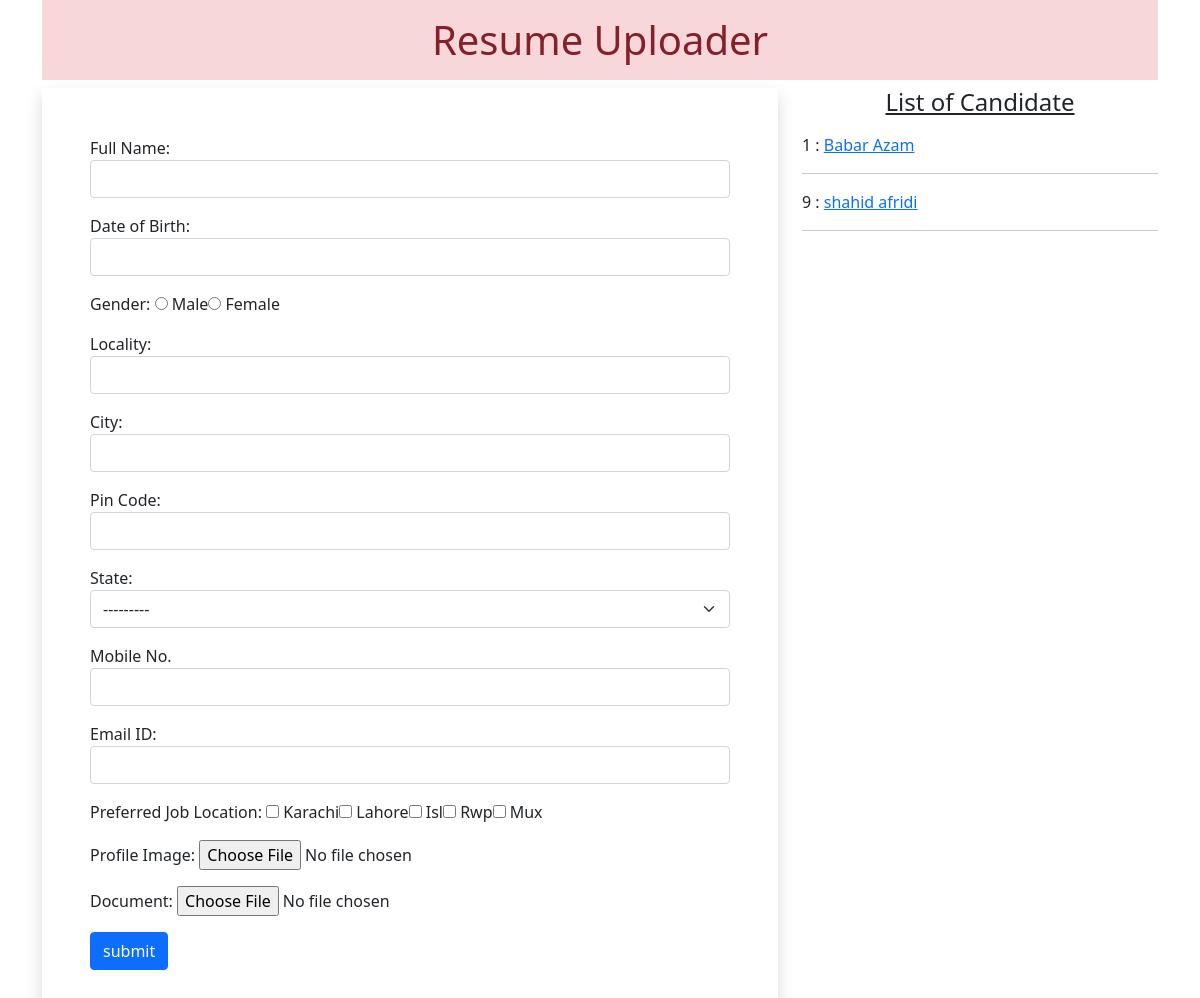
The page / on the database its author committed.
### myapp/models.py (models this page shows)
class Resume(models.Model):
    name= models.CharField(max_length=100)
    dob= models.DateField(auto_now=False, auto_now_add=False)
    gender= models.CharField(max_length=100)
    locality= models.CharField(max_length=100)
    city= models.CharField(max_length=100)
    pin= models.PositiveIntegerField()
    state= models.CharField(choices=STATE_CHOICE,max_length=50)
    mobile= models.PositiveIntegerField()
    email = models.EmailField()
    job_city = models.CharField(max_length=50)
    profile_image = models.ImageField(upload_to='profileimg',blank=True)
    my_file = models.FileField(upload_to='doc',blank=True)

### myapp/views.py (the view, shortened to what this page needs)
# urls.py: path('', views.HomeView.as_view(), name='home'),
class HomeView(View):
    def get(self, request):
        form = ResumeForm()
        candidates = Resume.objects.all()
        return render (request, 'myapp/home.html',{'candidates':candidates ,'form':form})

### myapp/templates/myapp/home.html (shortened to what this page needs)
<!DOCTYPE html>
{% load static %}
<html>
    <head>
        <link rel="stylesheet" href="{% static 'myapp/css/style.css' %}">
        <link href="https://cdn.jsdelivr.net/npm/bootstrap@5.0.2/dist/css/bootstrap.min.css"
        rel="stylesheet"
>
        <link rel="stylesheet" href="//code.jquery.com/ui/1.12.1/themes/base/jquery-ui.css">
    </head>
    <body>
        <div class="container mb-5">
            <h1 class="alert-danger text-center p-3"> Resume Uploader </h1>
            <div class="row">
                <div class="col-sm-8">
                    <form action="" method="post" enctype="multipart/form-data" class="shadow p-5">
                        {% for fm in form %}
                        <div class="form-group mb-3">
                            {{fm.label_tag}} {{fm}}
                            </div>
                            {% endfor %}
                            <input type ="submit" value="submit" class="btn btn-primary">
                    </form>
                </div>
                <div class="col-sm-4">
                    <h4 class="text-center mb-3"><u>List of Candidate</u></h4>
                    {% for candidate in candidates %}
                        {{candidate.id }} : <a href="{% url 'candidate' candidate.id %}">{{candidate.name}}<a/> <hr>
                    {% endfor %}
                </div>
            </div>
        </div>
    </body>
</html>

### myapp/static/myapp/css/style.css (style rules this page uses)
#id_gender, #id_job_city { list-style-type: none; display: inline-flex; }

### rows shown on the page
Resume: id "1", name "Babar Azam"
Resume: id "9", name "shahid afridi"

### other values the page prints
{{ fm.label_tag }} "Full Name:" "Date of Birth:" "Gender:" "Locality:" "City:" "Pin Code:" "State:" "Mobile No." "Email ID:" "Preferred Job Location:" "Profile Image:" "Document:"
